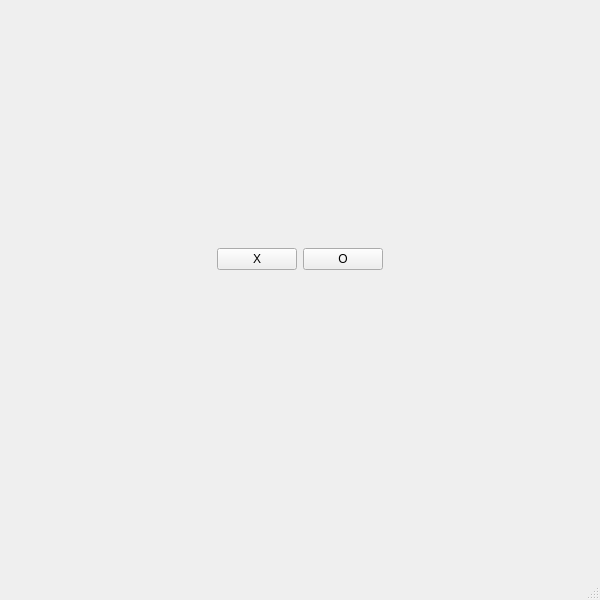
<?xml version="1.0" encoding="UTF-8"?>
<ui version="4.0">
 <class>MainWindow</class>
 <widget class="QMainWindow" name="MainWindow">
  <property name="geometry">
   <rect>
    <x>0</x>
    <y>0</y>
    <width>600</width>
    <height>600</height>
   </rect>
  </property>
  <property name="sizePolicy">
   <sizepolicy hsizetype="Fixed" vsizetype="Fixed">
    <horstretch>0</horstretch>
    <verstretch>0</verstretch>
   </sizepolicy>
  </property>
  <property name="minimumSize">
   <size>
    <width>600</width>
    <height>600</height>
   </size>
  </property>
  <property name="maximumSize">
   <size>
    <width>600</width>
    <height>600</height>
   </size>
  </property>
  <property name="sizeIncrement">
   <size>
    <width>0</width>
    <height>0</height>
   </size>
  </property>
  <property name="baseSize">
   <size>
    <width>0</width>
    <height>0</height>
   </size>
  </property>
  <property name="focusPolicy">
   <enum>Qt::NoFocus</enum>
  </property>
  <property name="windowTitle">
   <string>Tic Tac Toe</string>
  </property>
  <property name="iconSize">
   <size>
    <width>24</width>
    <height>24</height>
   </size>
  </property>
  <widget class="QWidget" name="centralwidget">
   <property name="enabled">
    <bool>true</bool>
   </property>
   <property name="sizePolicy">
    <sizepolicy hsizetype="Maximum" vsizetype="Maximum">
     <horstretch>0</horstretch>
     <verstretch>0</verstretch>
    </sizepolicy>
   </property>
   <property name="maximumSize">
    <size>
     <width>16777215</width>
     <height>16777215</height>
    </size>
   </property>
   <layout class="QVBoxLayout" name="verticalLayout_4">
    <item>
     <layout class="QVBoxLayout" name="verticalLayout_3">
      <item>
       <layout class="QVBoxLayout" name="verticalLayout_2">
        <item>
         <spacer name="verticalSpacer_3">
          <property name="orientation">
           <enum>Qt::Vertical</enum>
          </property>
          <property name="sizeType">
           <enum>QSizePolicy::Preferred</enum>
          </property>
          <property name="sizeHint" stdset="0">
           <size>
            <width>20</width>
            <height>0</height>
           </size>
          </property>
         </spacer>
        </item>
        <item>
         <layout class="QHBoxLayout" name="horizontalLayout_2">
          <item>
           <spacer name="horizontalSpacer_2">
            <property name="orientation">
             <enum>Qt::Horizontal</enum>
            </property>
            <property name="sizeHint" stdset="0">
             <size>
              <width>78</width>
              <height>20</height>
             </size>
            </property>
           </spacer>
          </item>
          <item>
           <layout class="QHBoxLayout" name="horizontalLayout">
            <item>
             <widget class="QPushButton" name="pushButton_X">
              <property name="focusPolicy">
               <enum>Qt::NoFocus</enum>
              </property>
              <property name="text">
               <string>X</string>
              </property>
             </widget>
            </item>
            <item>
             <widget class="QPushButton" name="pushButton_O">
              <property name="focusPolicy">
               <enum>Qt::NoFocus</enum>
              </property>
              <property name="text">
               <string>O</string>
              </property>
             </widget>
            </item>
           </layout>
          </item>
          <item>
           <spacer name="horizontalSpacer">
            <property name="orientation">
             <enum>Qt::Horizontal</enum>
            </property>
            <property name="sizeHint" stdset="0">
             <size>
              <width>78</width>
              <height>20</height>
             </size>
            </property>
           </spacer>
          </item>
         </layout>
        </item>
       </layout>
      </item>
      <item>
       <layout class="QVBoxLayout" name="verticalLayout">
        <item>
         <spacer name="verticalSpacer">
          <property name="orientation">
           <enum>Qt::Vertical</enum>
          </property>
          <property name="sizeType">
           <enum>QSizePolicy::Preferred</enum>
          </property>
          <property name="sizeHint" stdset="0">
           <size>
            <width>20</width>
            <height>20</height>
           </size>
          </property>
         </spacer>
        </item>
        <item>
         <layout class="QHBoxLayout" name="horizontalLayout_3">
          <item>
           <spacer name="horizontalSpacer_4">
            <property name="orientation">
             <enum>Qt::Horizontal</enum>
            </property>
            <property name="sizeType">
             <enum>QSizePolicy::Preferred</enum>
            </property>
            <property name="sizeHint" stdset="0">
             <size>
              <width>40</width>
              <height>20</height>
             </size>
            </property>
           </spacer>
          </item>
          <item>
           <layout class="QGridLayout" name="gridLayout">
            <property name="sizeConstraint">
             <enum>QLayout::SetDefaultConstraint</enum>
            </property>
            <property name="spacing">
             <number>0</number>
            </property>
           </layout>
          </item>
          <item>
           <spacer name="horizontalSpacer_3">
            <property name="orientation">
             <enum>Qt::Horizontal</enum>
            </property>
            <property name="sizeType">
             <enum>QSizePolicy::Preferred</enum>
            </property>
            <property name="sizeHint" stdset="0">
             <size>
              <width>40</width>
              <height>20</height>
             </size>
            </property>
           </spacer>
          </item>
         </layout>
        </item>
        <item>
         <spacer name="verticalSpacer_2">
          <property name="orientation">
           <enum>Qt::Vertical</enum>
          </property>
          <property name="sizeType">
           <enum>QSizePolicy::Minimum</enum>
          </property>
          <property name="sizeHint" stdset="0">
           <size>
            <width>20</width>
            <height>20</height>
           </size>
          </property>
         </spacer>
        </item>
       </layout>
      </item>
     </layout>
    </item>
   </layout>
  </widget>
  <widget class="QMenuBar" name="menubar">
   <property name="geometry">
    <rect>
     <x>0</x>
     <y>0</y>
     <width>600</width>
     <height>21</height>
    </rect>
   </property>
  </widget>
  <widget class="QStatusBar" name="statusbar"/>
 </widget>
 <resources/>
 <connections/>
</ui>
